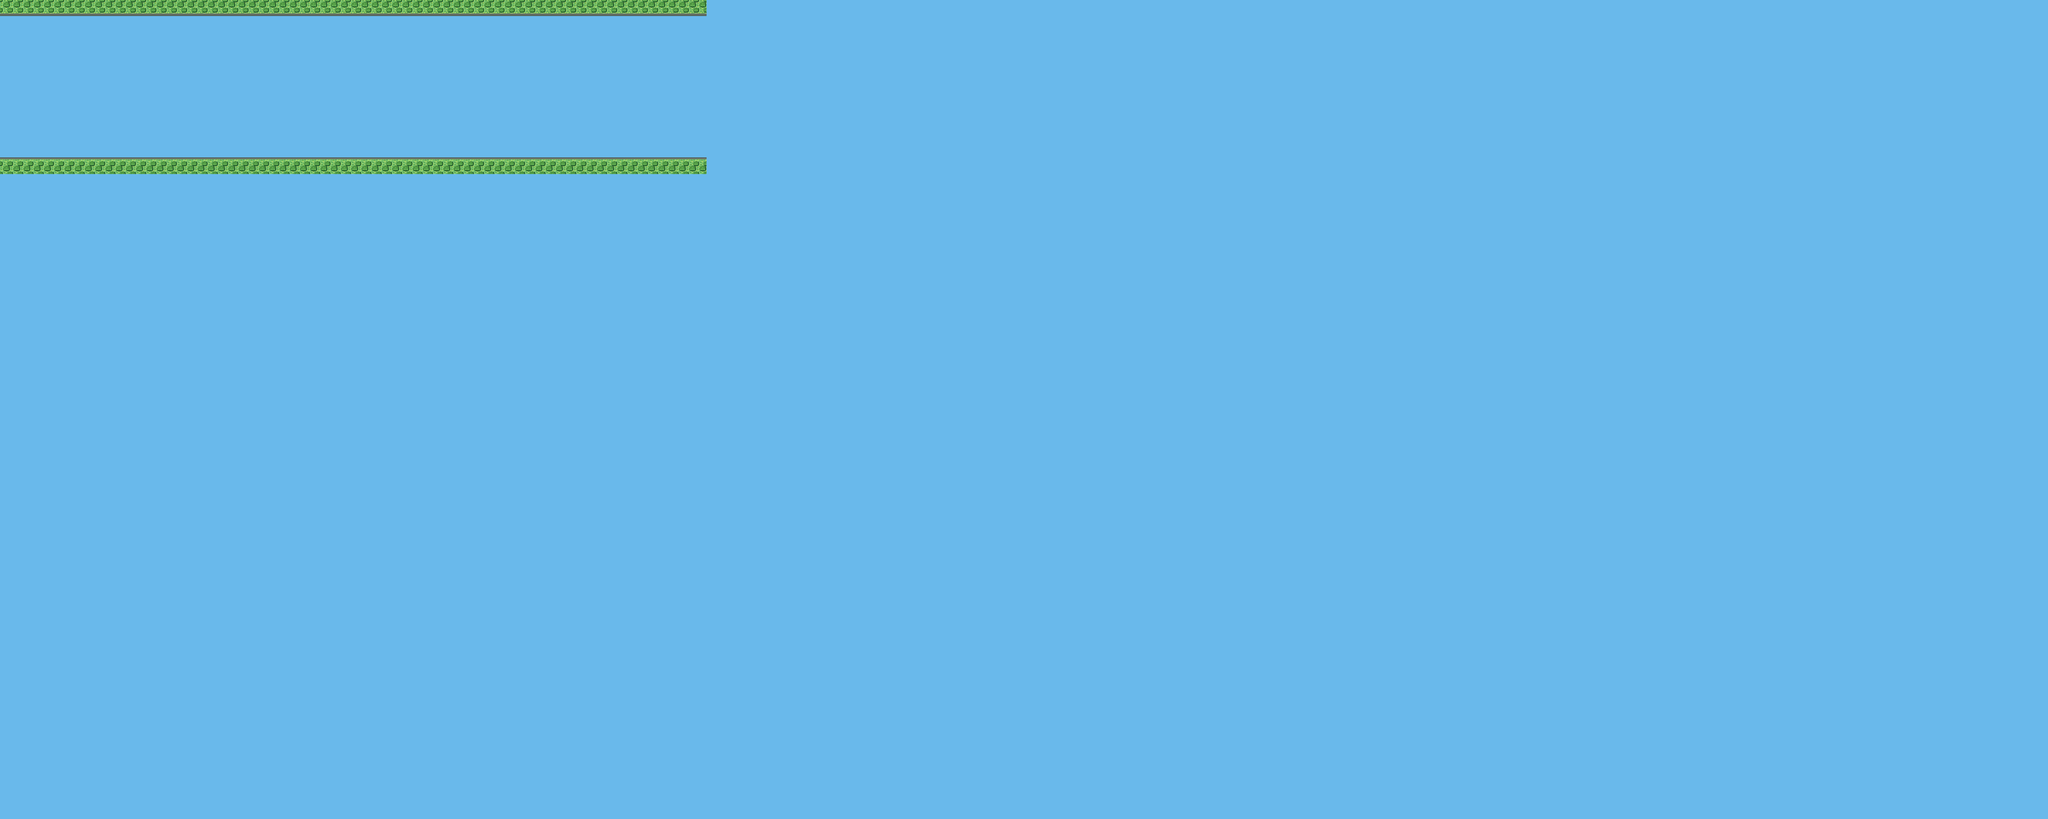

Below is a game level as drawn by its tile map, then a one-line description and the .tmx that defines it (tile-layer data replaced by summaries):
An orthogonal 200x80 tile map with 32x32 px tiles, 1 tile layer (map_13).

<map version="1.0" orientation="orthogonal" width="200" height="80" tilewidth="32" tileheight="32">
 <tileset firstgid="1" name="map_13" tilewidth="32" tileheight="32">
  <image source="map.png" width="160" height="128" />
 </tileset>
 <layer name="map_13" width="200" height="80">
  <data>[16000 cells, 16000 non-empty, 4 distinct tile ids]</data>
 </layer>
</map>
